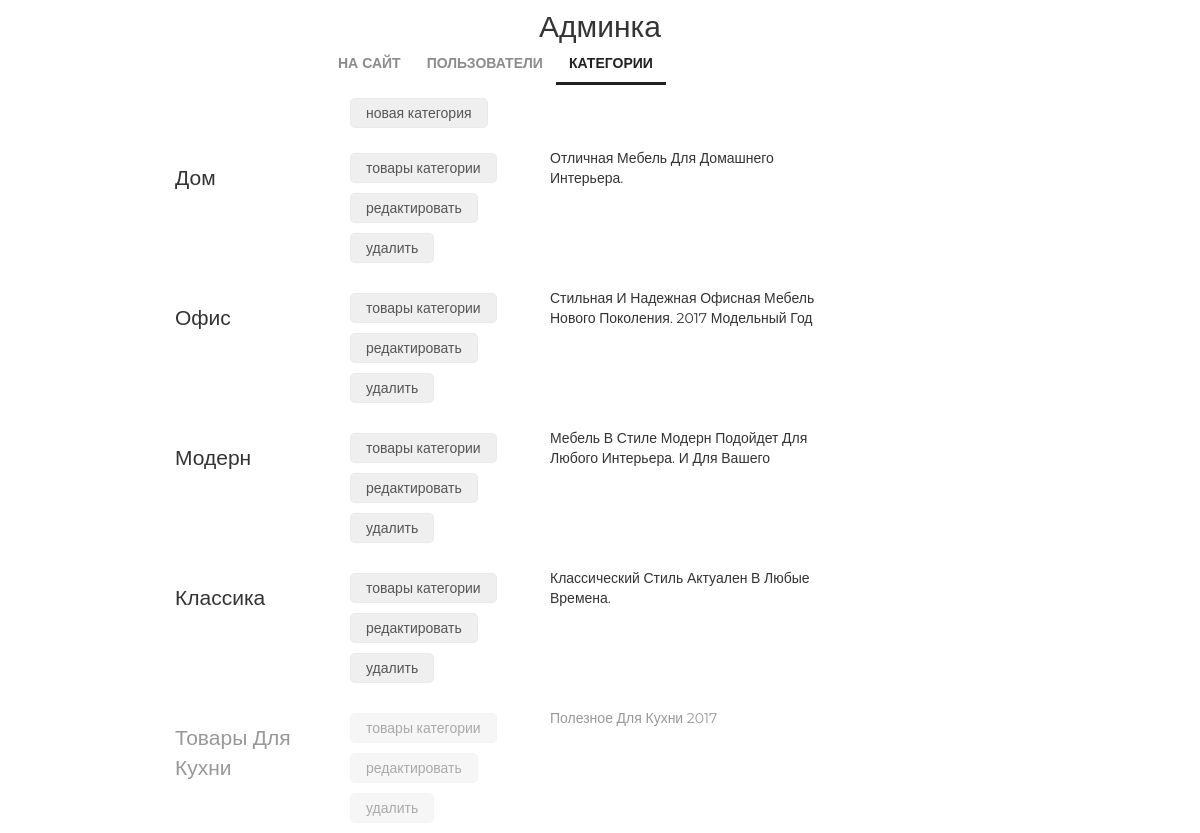
Before: /admin/categories/read/ (signed in) with the older database file.
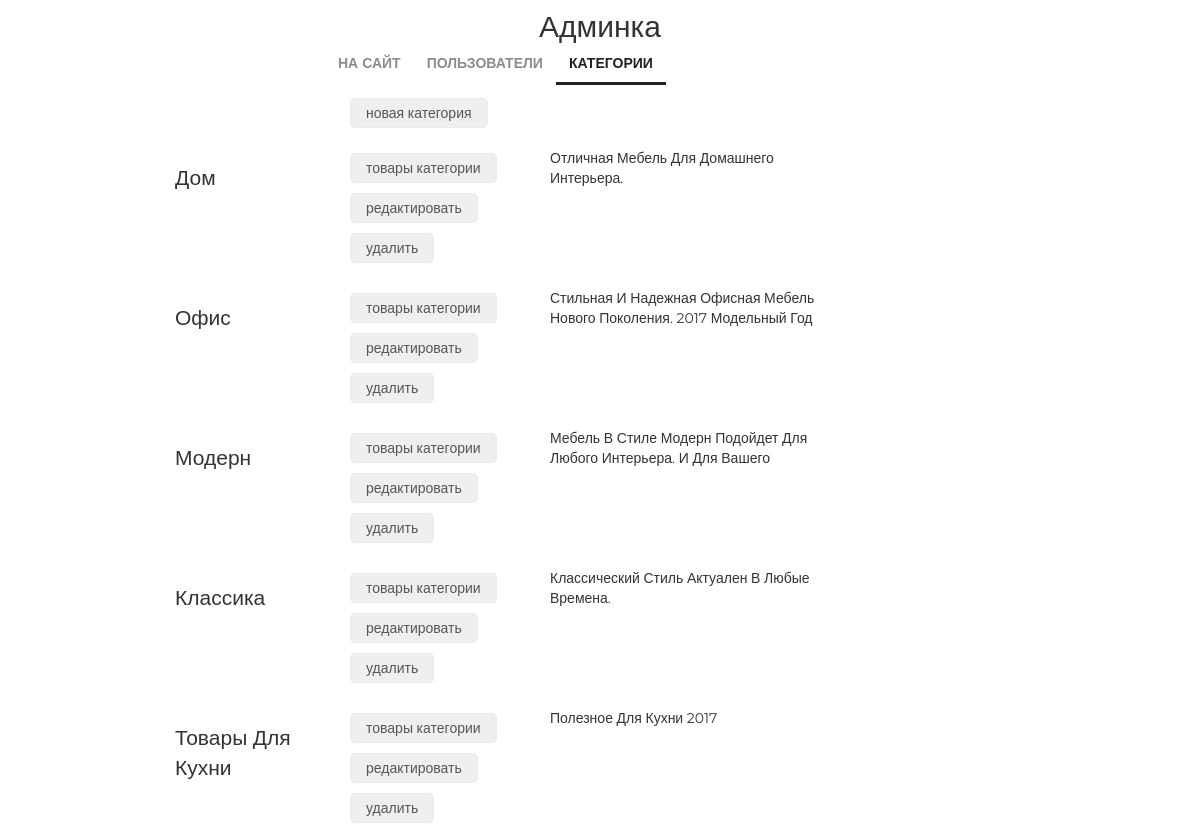
After: the same page with the newer database file.
### adminapp/views.py (the view)
# urls.py: re_path(r'^categories/update/(?P<pk>\d+)/$', adminapp.ProductCategoryUpdateView.as_view(), name='category_update'),
@user_passes_test(lambda u: u.is_superuser)
def categories(request):
    title = 'админка/категории'
    categories_list = ProductCategory.objects.all()
    content = {
        'title': title,
        'objects': categories_list
    }
    return render(request, 'adminapp/categories.html', content)

### basketapp/models.py (called while the page is built)
    @staticmethod
    def get_items(user):
        return Basket.objects.filter(user=user).order_by('product__category')

### mainapp/context_processors.py (called while the page is built)
def basket(request):
    basket_list = []
    if request.user.is_authenticated:
        basket_list = Basket.get_items(user=request.user)
    return {
        'basket': basket_list
    }

### adminapp/templates/adminapp/categories.html
{% extends 'adminapp/base.html' %}
{% load static %}
{% block content %}
    <div class="categories_list">
        <button class="new_category">
            <a href="{% url 'admin:category_create' %}">новая категория</a>
        </button>
        {% for object in objects %}
            <div class="category_record {% if not object.is_active %}not_active{% endif %}">
                <div class="category_name">
                    {{ object.name|title }}
                </div>
                <div class="category_actions">
                    <button>
                        <a href="{% url 'admin:products' object.pk %}">товары категории</a>
                    </button>
                    <button>
                        <a href="{% url 'admin:category_update' object.pk %}">редактировать</a>
                    </button>
                    <button>
                        <a href="{% url 'admin:category_delete' object.pk %}">удалить</a>
                    </button>
                </div>
                <div class="category_desc">
                    {{ object.description|title }}
                </div>
            </div>
        {% endfor %}
    </div>
{% endblock %}

Changed rows visible on the page:
changed ProductCategory "Товары Для Кухни": is_active False → True (drawn)
